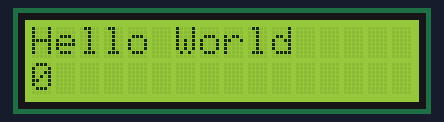
Simulated run of this sketch. Board: Arduino Uno, built with avr-gcc and run on an emulated ATmega328P. Parts: 16×2 character LCD. Wiring (inferred from the names in the program): character LCD (HD44780): RS pin 13; E pin 12; data pin 0, pin 1, pin 2, pin 3, pin 4, pin 5, pin 6, pin 7.

Above: at 0.1 s.
At 4.1 s:
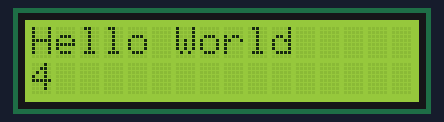
At 9.1 s:
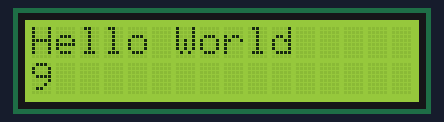
At 19.1 s:
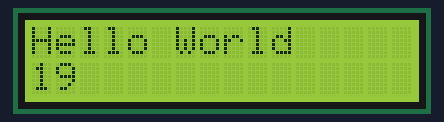
At 28.1 s:
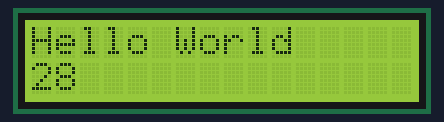
At 38.1 s:
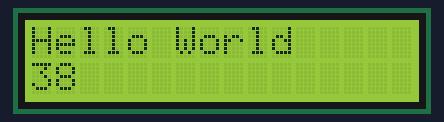

The sketch:

wyswietlacz_interfejs_8_bit_bez_komentarzy.ino
```cpp
#include <avr/io.h>
#include <avr/interrupt.h>
#include <util/delay.h>
#include <stdio.h>

#define RS PB5
#define EN PB4

#define D0 PD0
#define D1 PD1
#define D2 PD2
#define D3 PD3
#define D4 PD4
#define D5 PD5
#define D6 PD6
#define D7 PD7

uint16_t seconds = 0;

void lcd_enable(){
  PORTB |= (1<<EN);
  _delay_us(1);
  PORTB &= ~(1<<EN);
  _delay_us(1);
}

void lcd_send(uint8_t data, uint8_t is_data){
  if (is_data) PORTB |= (1<<RS);
  else PORTB &= ~(1<<RS);

  PORTD = data;
  lcd_enable();
  _delay_us(50);
}

void lcd_command(uint8_t cmd){
  lcd_send(cmd, 0);
}

void lcd_data(uint8_t data){
  lcd_send(data, 1);
}

void lcd_init(){
  DDRB |=(1<<RS)|(1<<EN);
  DDRD |=(1<<D0)|(1<<D1)|(1<<D2)|(1<<D3)|(1<<D4)|(1<<D5)|(1<<D6)|(1<<D7);
  _delay_ms(40);

  PORTD = 0b00000011 << 4;
  lcd_enable();
  _delay_ms(5);

  lcd_enable();
  _delay_us(100);

  lcd_enable();
  _delay_ms(1);

  lcd_command(0b00111000);
  lcd_command(0b00001100);
  lcd_command(0b00000001);
  _delay_ms(2);
  lcd_command(0b00000110);
}

void lcd_set_cursor(uint8_t row, uint8_t col){
  uint8_t pos = 0;
  if(row==0) pos = col;
  else pos = 0b01000000 + col;
  lcd_command(0b10000000 | pos);
}

void lcd_print(const char *str) {
    while (*str) {
        lcd_data(*str++);
    }
}

void timer1_init(){
  TCCR1B |= (1<<WGM12)|(1<<CS12)|(1<<CS10);
  OCR1A = 15624;
  TIMSK1 |= (1<<OCIE1A);
  sei();
}

int main(void){
  lcd_init();
  timer1_init();

  lcd_set_cursor(0, 0);
  lcd_print("Hello World");

  char buffer[16];
  while (1){
    lcd_set_cursor(1,0);
    sprintf(buffer, "%u", seconds);
    lcd_print(buffer);
    _delay_ms(200);
  }

  return 0;
}
ISR(TIMER1_COMPA_vect){
  seconds++;
}
```

Measured:
- what the display in image 0 shows lasts 1.0 s, from 0.0 s to 1.0 s
